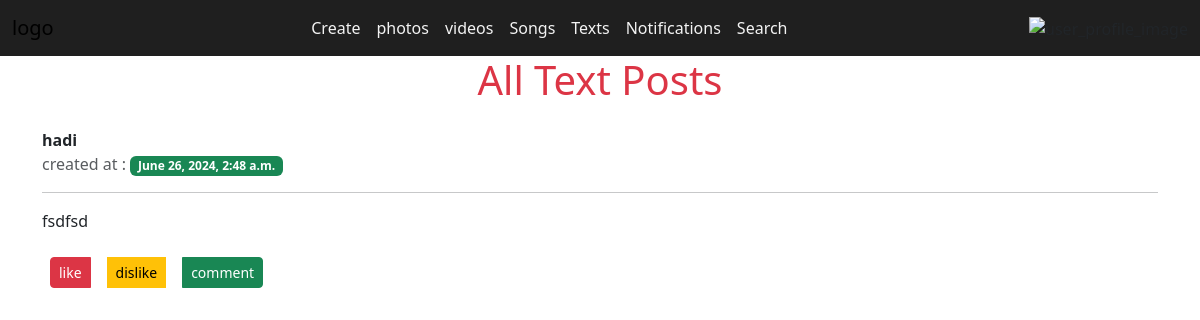
Page /create/posts on the earlier database version.
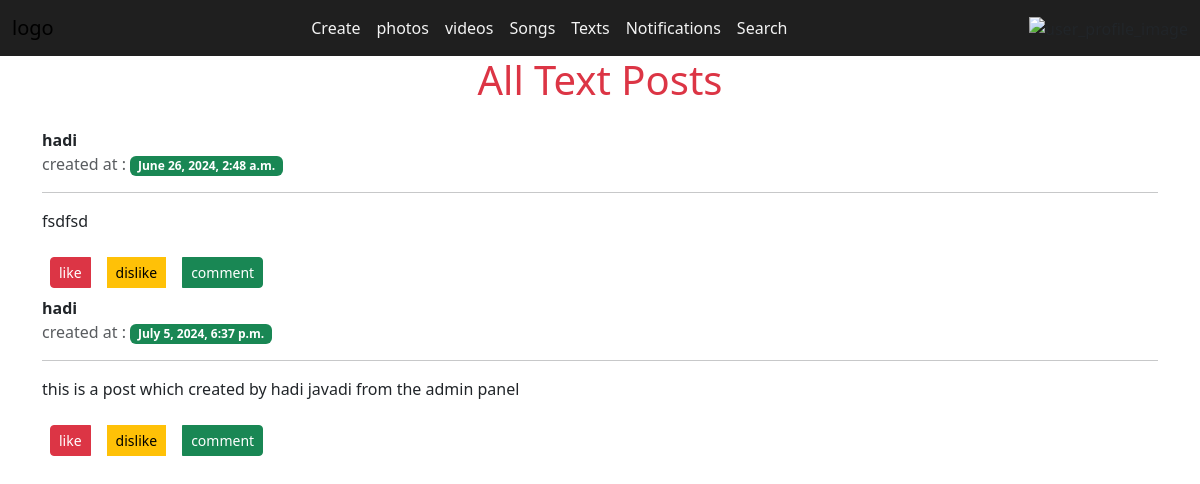
Same page on the later database version.
### post_app/models.py (models this page shows, shortened)
class Create_text_post(models.Model):
    user= models.ForeignKey(User, on_delete=models.CASCADE)
    post = models.TextField(max_length=2000)
    created_at = models.DateTimeField(auto_now_add=True,null=True,blank=True)
    updated_at = models.DateTimeField(auto_now=True,null=True,blank=True)

### post_app/views.py (the view)
# urls.py: path('posts',views.show_posts, name='show_post'),
def show_posts(request):
       data = Create_text_post.objects.all()
       context = {
             'data':data
       }
       return render(request, 'post_app/pages/posts.html',context)

### post_app/templates/post_app/pages/posts.html (shortened to what this page needs)
{%load static%} {%include 'includes/pages/header.html'%}
<div class="container">
  <h1 class="text-center text-danger">All Text Posts</h1>
</div>
<div class="container py-3">
  {% for d in data%}
  <p class="fw-bold m-0">{{d.user}}</p>
  <span class="text-muted">
    created at : <span class="badge bg-success">{{d.created_at}}</span>
  </span>
  <hr>
  <p>{{d.post}}</p>
  <div class="reactions">
    <div class="btn-group">
        <button class="btn btn-sm m-2 btn-danger" id="like_btn">like</button>
        <button class="btn btn-sm m-2 btn-warning"id='dislike_btn'>dislike</button>
        <button class="btn btn-sm m-2 btn-success">comment</button>
    </div>
  </div>
  {%endfor%}
</div>

### templates/includes/pages/header.html (shortened to what this page needs)
{%load static%}
<!doctype html>
<html lang="en">
    <head>
        <link
            href="https://cdn.jsdelivr.net/npm/bootstrap@5.3.2/dist/css/bootstrap.min.css"
            rel="stylesheet"
        />
        <link rel="stylesheet" href="{%static 'style.css'%}">
    </head>
    <body>
    <header>
        <nav class="navbar navbar-expand-sm "id="navbar">
          <div class="container-fluid">
            <a class="navbar-brand" href="#">logo</a>
            <div class="collapse navbar-collapse" id="collapsibleNavId">
              <ul class="navbar-nav mx-auto">
                <li class="nav-item">
                  <a class="nav-link" href="{%url 'post_app:home_post'%}" aria-current="page">Create</a>
                </li>
                <li class="nav-item">
                  <a class="nav-link" href="#">photos</a>
                </li>
                <li class="nav-item">
                  <a class="nav-link" href="#">videos</a>
                </li>
                <li class="nav-item">
                  <a class="nav-link" href="#">Songs</a>
                </li>
                <li class="nav-item">
                  <a class="nav-link" href="#">Texts</a>
                </li>
                <li class="nav-item">
                  <a class="nav-link" href="#">Notifications</a>
                </li>
                <li class="nav-item">
                  <a class="nav-link" href="#">Search</a>
                </li>
              </ul>
              <span><img src="" alt="user_profile_image" /></span>
            </div>
          </div>
        </nav>
      </header>
    </body>
</html>

### templates/includes/pages/footer.html (shortened to what this page needs)
{%load static%}

### assets/style.css (style rules this page uses)
header #navbar { background-color: hsla(0, 0%, 0%, 0.877); }
header #navbar .nav-link { color: rgb(243, 243, 243); }

Differences in the rows shown:
added Create_text_post: user "hadi", created_at "July 5, 2024, 6:37 p.m.", post "this is a post which created by hadi javadi from the admin panel"
